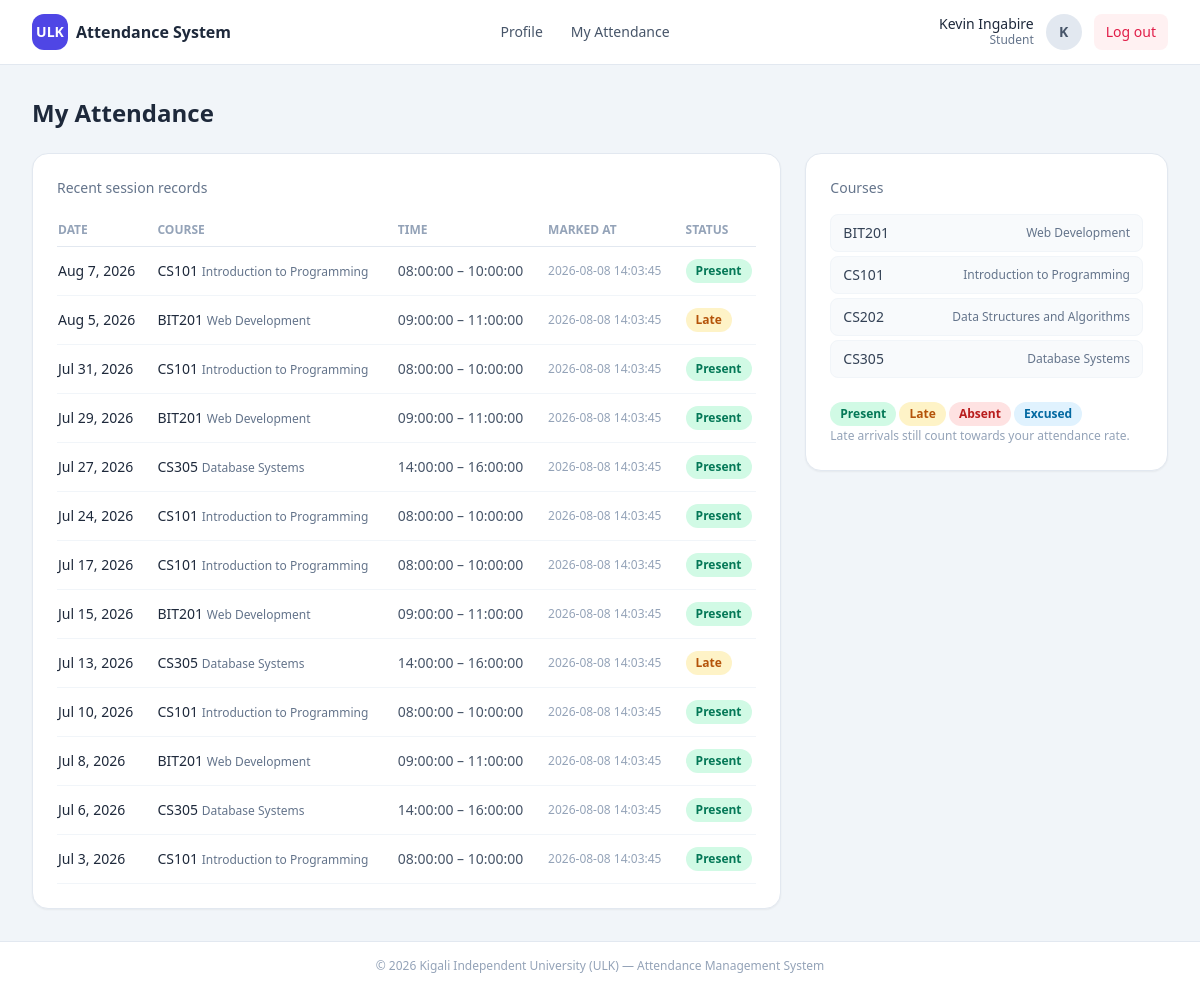
The page /student_attendance.php (signed in) on the database its author committed.
### tables this page shows
CREATE TABLE attendance_records (
  record_id      INT AUTO_INCREMENT PRIMARY KEY,
  session_id     INT NOT NULL,
  student_reg_no VARCHAR(20) NOT NULL,
  status         ENUM('Present','Absent','Late','Excused') NOT NULL DEFAULT 'Absent',
  timestamp      DATETIME DEFAULT CURRENT_TIMESTAMP,
  UNIQUE KEY uq_session_student (session_id, student_reg_no),   
  FOREIGN KEY (session_id)     REFERENCES sessions(session_id)          ON DELETE CASCADE,
  FOREIGN KEY (student_reg_no) REFERENCES students(student_reg_no)      ON DELETE CASCADE,
  INDEX idx_attendance_student (student_reg_no, status),
  INDEX idx_attendance_status (status)
);

CREATE TABLE sessions (
  session_id   INT AUTO_INCREMENT PRIMARY KEY,
  course_code  VARCHAR(20) NOT NULL,
  lecturer_id  INT NOT NULL,
  session_date DATE NOT NULL,
  start_time   TIME NOT NULL,
  end_time     TIME NOT NULL,
  status   ENUM('Open','Closed') NOT NULL DEFAULT 'Open',
  FOREIGN KEY (course_code) REFERENCES courses(course_code) ON DELETE CASCADE,
  FOREIGN KEY (lecturer_id) REFERENCES lecturers(lecturer_id),
  INDEX idx_sessions_course_date (course_code, session_date)
);

CREATE TABLE courses (
  course_code VARCHAR(15) PRIMARY KEY,                
  title       VARCHAR(150) NOT NULL,
  credits     INT NOT NULL DEFAULT 3,
  department  VARCHAR(100) DEFAULT NULL
);

### student_attendance.php (the view, shortened to what this page needs)
<?php
require_once __DIR__ . '/config.php';
$reg = currentStudentRegNo($pdo);
$courses = $pdo->prepare('
    SELECT c.course_code, c.title
    FROM courses c JOIN enrollments e ON e.course_code = c.course_code
    WHERE e.student_reg_no = ? ORDER BY c.course_code');
$courses->execute([$reg]);
$myCourses = $courses->fetchAll();
$logs = $pdo->prepare('
    SELECT c.course_code, c.title, ss.session_date, ss.start_time, ss.end_time,
           ar.status, ar.timestamp
    FROM attendance_records ar
    JOIN sessions ss ON ss.session_id = ar.session_id
    JOIN courses c   ON c.course_code = ss.course_code
    WHERE ar.student_reg_no = ?
    ORDER BY ss.session_date DESC, ss.start_time DESC');
$logs->execute([$reg]);
$records = $logs->fetchAll();
include __DIR__ . '/includes/header.php';
?>
<?php if (!$records): ?>
    <div class="rounded-lg bg-white border border-slate-200 p-8 text-center text-sm text-slate-500">
        No attendance records yet.
    </div>
<?php else: ?>
    <div class="grid gap-6 lg:grid-cols-3">
        <div class="lg:col-span-2 bg-white rounded-2xl shadow-sm border border-slate-200 p-6">
            <p class="text-sm font-medium text-slate-500 mb-4">Recent session records</p>
            <div class="overflow-x-auto">
                <table class="w-full text-sm">
                    <thead>
                        <tr class="text-left text-xs uppercase text-slate-400 border-b border-slate-200">
                            <th class="py-2 pr-4">Date</th>
                            <th class="py-2 pr-4">Course</th>
                            <th class="py-2 pr-4">Time</th>
                            <th class="py-2 pr-4">Marked at</th>
                            <th class="py-2">Status</th>
                        </tr>
                    </thead>
                    <tbody>
                        <?php foreach ($records as $r): ?>
                            <tr class="border-b border-slate-100">
                                <td class="py-3 pr-4 font-medium text-slate-800"><?= e(date('M j, Y', strtotime($r['session_date']))) ?></td>
                                <td class="py-3 pr-4">
                                    <span class="font-medium text-slate-800"><?= e($r['course_code']) ?></span>
                                    <span class="text-xs text-slate-500"><?= e($r['title']) ?></span>
                                </td>
                                <td class="py-3 pr-4 text-slate-600"><?= e($r['start_time']) ?> – <?= e($r['end_time']) ?></td>
                                <td class="py-3 pr-4 text-slate-400 text-xs"><?= e($r['timestamp']) ?></td>
                                <td class="py-3"><?= status_badge($r['status']) ?></td>
                            </tr>
                        <?php endforeach; ?>
                    </tbody>
                </table>
            </div>
        </div>
        <aside class="bg-white rounded-2xl shadow-sm border border-slate-200 p-6 h-fit">
            <p class="text-sm font-medium text-slate-500 mb-4">Courses</p>
            <ul class="space-y-1 text-sm">
                <?php foreach ($myCourses as $c): ?>
                    <li class="flex items-center justify-between rounded-lg px-3 py-2 bg-slate-50 border border-slate-100">
                        <span class="font-medium text-slate-700"><?= e($c['course_code']) ?></span>
                        <span class="text-xs text-slate-500"><?= e($c['title']) ?></span>
                    </li>
                <?php endforeach; ?>
            </ul>
            <p class="mt-6 text-xs text-slate-400 leading-5">
                <span class="badge badge-present">Present</span>
                <span class="badge badge-late">Late</span>
                <span class="badge badge-absent">Absent</span>
                <span class="badge badge-excused">Excused</span><br>
                Late arrivals still count towards your attendance rate.
            </p>
        </aside>
    </div>
<?php endif; ?>
<?php include __DIR__ . '/includes/footer.php'; ?>

### config.php (shortened to what this page needs)
<?php
function e(string $value): string
{
    return htmlspecialchars($value, ENT_QUOTES, 'UTF-8');
}
function status_badge(string $status): string
{
    $map = [
        'Present' => 'badge-present',
        'Absent'  => 'badge-absent',
        'Late'    => 'badge-late',
        'Excused' => 'badge-excused',
        'Open'    => 'badge-open',
        'Closed'  => 'badge-closed',
    ];
    $cls = $map[$status] ?? '';
    return '<span class="badge ' . $cls . '">' . e($status) . '</span>';
}

### assets/css/app.css (style rules this page uses)
.badge { display: inline-flex; align-items: center; border-radius: 9999px; padding: 0.125rem 0.625rem; font-size: 0.75rem; font-weight: 600; line-height: 1.25rem; }
.badge-present { background-color: #d1fae5; color: #047857; }
.badge-absent { background-color: #fee2e2; color: #b91c1c; }
.badge-late { background-color: #fef3c7; color: #b45309; }
.badge-excused { background-color: #e0f2fe; color: #0369a1; }

### rows shown on the page
attendance_records: session.session_date "Aug 7, 2026", courses.course_code "CS101", courses.title "Introduction to Programming", session.start_time "08:00:00", session.end_time "10:00:00", timestamp "2026-08-08 14:03:45", status "Present"
attendance_records: session.session_date "Aug 5, 2026", courses.course_code "BIT201", courses.title "Web Development", session.start_time "09:00:00", session.end_time "11:00:00", timestamp "2026-08-08 14:03:45", status "Late"
attendance_records: session.session_date "Jul 31, 2026", courses.course_code "CS101", courses.title "Introduction to Programming", session.start_time "08:00:00", session.end_time "10:00:00", timestamp "2026-08-08 14:03:45", status "Present"
attendance_records: session.session_date "Jul 29, 2026", courses.course_code "BIT201", courses.title "Web Development", session.start_time "09:00:00", session.end_time "11:00:00", timestamp "2026-08-08 14:03:45", status "Present"
attendance_records: session.session_date "Jul 27, 2026", courses.course_code "CS305", courses.title "Database Systems", session.start_time "14:00:00", session.end_time "16:00:00", timestamp "2026-08-08 14:03:45", status "Present"
attendance_records: session.session_date "Jul 24, 2026", courses.course_code "CS101", courses.title "Introduction to Programming", session.start_time "08:00:00", session.end_time "10:00:00", timestamp "2026-08-08 14:03:45", status "Present"
attendance_records: session.session_date "Jul 17, 2026", courses.course_code "CS101", courses.title "Introduction to Programming", session.start_time "08:00:00", session.end_time "10:00:00", timestamp "2026-08-08 14:03:45", status "Present"
attendance_records: session.session_date "Jul 15, 2026", courses.course_code "BIT201", courses.title "Web Development", session.start_time "09:00:00", session.end_time "11:00:00", timestamp "2026-08-08 14:03:45", status "Present"
attendance_records: session.session_date "Jul 13, 2026", courses.course_code "CS305", courses.title "Database Systems", session.start_time "14:00:00", session.end_time "16:00:00", timestamp "2026-08-08 14:03:45", status "Late"
attendance_records: session.session_date "Jul 10, 2026", courses.course_code "CS101", courses.title "Introduction to Programming", session.start_time "08:00:00", session.end_time "10:00:00", timestamp "2026-08-08 14:03:45", status "Present"
attendance_records: session.session_date "Jul 8, 2026", courses.course_code "BIT201", courses.title "Web Development", session.start_time "09:00:00", session.end_time "11:00:00", timestamp "2026-08-08 14:03:45", status "Present"
attendance_records: session.session_date "Jul 6, 2026", courses.course_code "CS305", courses.title "Database Systems", session.start_time "14:00:00", session.end_time "16:00:00", timestamp "2026-08-08 14:03:45", status "Present"
attendance_records: session.session_date "Jul 3, 2026", courses.course_code "CS101", courses.title "Introduction to Programming", session.start_time "08:00:00", session.end_time "10:00:00", timestamp "2026-08-08 14:03:45", status "Present"
courses: course_code "BIT201", title "Web Development"
courses: course_code "CS101", title "Introduction to Programming"
courses: course_code "CS202", title "Data Structures and Algorithms"
courses: course_code "CS305", title "Database Systems"

### other values the page prints
$cu['name'] "Kevin Ingabire"
$cu['role'] "Student"
substr($cu['name'] ?? '?', 0, 1) "K"
$pageTitle "My Attendance"
